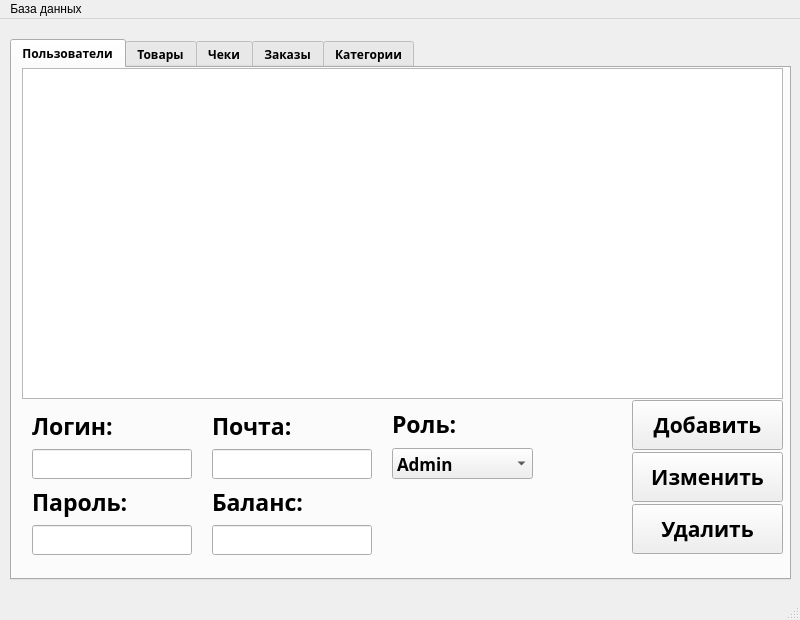
<?xml version="1.0" encoding="UTF-8"?>
<ui version="4.0">
 <class>MainWindow</class>
 <widget class="QMainWindow" name="MainWindow">
  <property name="geometry">
   <rect>
    <x>0</x>
    <y>0</y>
    <width>800</width>
    <height>620</height>
   </rect>
  </property>
  <property name="windowTitle">
   <string>MainWindow</string>
  </property>
  <widget class="QWidget" name="centralwidget">
   <widget class="QTabWidget" name="tabWidget">
    <property name="geometry">
     <rect>
      <x>10</x>
      <y>20</y>
      <width>781</width>
      <height>541</height>
     </rect>
    </property>
    <property name="minimumSize">
     <size>
      <width>0</width>
      <height>50</height>
     </size>
    </property>
    <property name="font">
     <font>
      <family>Avenir</family>
      <weight>75</weight>
      <bold>true</bold>
     </font>
    </property>
    <property name="currentIndex">
     <number>0</number>
    </property>
    <widget class="QWidget" name="usersTab">
     <attribute name="title">
      <string>Пользователи</string>
     </attribute>
     <widget class="QTableWidget" name="tableWidget">
      <property name="geometry">
       <rect>
        <x>10</x>
        <y>0</y>
        <width>761</width>
        <height>331</height>
       </rect>
      </property>
      <property name="font">
       <font>
        <family>Avenir</family>
       </font>
      </property>
     </widget>
     <widget class="QWidget" name="verticalLayoutWidget">
      <property name="geometry">
       <rect>
        <x>620</x>
        <y>330</y>
        <width>151</width>
        <height>161</height>
       </rect>
      </property>
      <layout class="QVBoxLayout" name="verticalLayout">
       <property name="spacing">
        <number>0</number>
       </property>
       <item>
        <widget class="QPushButton" name="usersAddButton">
         <property name="minimumSize">
          <size>
           <width>0</width>
           <height>50</height>
          </size>
         </property>
         <property name="font">
          <font>
           <family>Avenir</family>
           <pointsize>16</pointsize>
           <weight>75</weight>
           <bold>true</bold>
          </font>
         </property>
         <property name="text">
          <string>Добавить</string>
         </property>
        </widget>
       </item>
       <item>
        <widget class="QPushButton" name="usersEditButton">
         <property name="minimumSize">
          <size>
           <width>0</width>
           <height>50</height>
          </size>
         </property>
         <property name="font">
          <font>
           <family>Avenir</family>
           <pointsize>16</pointsize>
           <weight>75</weight>
           <bold>true</bold>
          </font>
         </property>
         <property name="text">
          <string>Изменить</string>
         </property>
        </widget>
       </item>
       <item>
        <widget class="QPushButton" name="usersDeleteButton">
         <property name="minimumSize">
          <size>
           <width>0</width>
           <height>50</height>
          </size>
         </property>
         <property name="font">
          <font>
           <family>Avenir</family>
           <pointsize>16</pointsize>
           <weight>75</weight>
           <bold>true</bold>
          </font>
         </property>
         <property name="text">
          <string>Удалить</string>
         </property>
        </widget>
       </item>
      </layout>
     </widget>
     <widget class="QLabel" name="label_5">
      <property name="geometry">
       <rect>
        <x>380</x>
        <y>340</y>
        <width>91</width>
        <height>31</height>
       </rect>
      </property>
      <property name="font">
       <font>
        <family>Avenir</family>
        <pointsize>17</pointsize>
        <weight>75</weight>
        <bold>true</bold>
       </font>
      </property>
      <property name="text">
       <string>Роль:</string>
      </property>
     </widget>
     <widget class="QWidget" name="verticalLayoutWidget_6">
      <property name="geometry">
       <rect>
        <x>20</x>
        <y>340</y>
        <width>160</width>
        <height>147</height>
       </rect>
      </property>
      <layout class="QVBoxLayout" name="verticalLayout_5">
       <item>
        <widget class="QLabel" name="label">
         <property name="font">
          <font>
           <family>Avenir</family>
           <pointsize>17</pointsize>
           <weight>75</weight>
           <bold>true</bold>
          </font>
         </property>
         <property name="text">
          <string>Логин:</string>
         </property>
        </widget>
       </item>
       <item>
        <widget class="QLineEdit" name="userLoginLineEdit">
         <property name="minimumSize">
          <size>
           <width>0</width>
           <height>30</height>
          </size>
         </property>
        </widget>
       </item>
       <item>
        <widget class="QLabel" name="label_2">
         <property name="font">
          <font>
           <family>Avenir</family>
           <pointsize>17</pointsize>
           <weight>75</weight>
           <bold>true</bold>
          </font>
         </property>
         <property name="text">
          <string>Пароль:</string>
         </property>
        </widget>
       </item>
       <item>
        <widget class="QLineEdit" name="userPasswordLineEdit">
         <property name="minimumSize">
          <size>
           <width>0</width>
           <height>30</height>
          </size>
         </property>
        </widget>
       </item>
      </layout>
     </widget>
     <widget class="QWidget" name="verticalLayoutWidget_7">
      <property name="geometry">
       <rect>
        <x>200</x>
        <y>340</y>
        <width>160</width>
        <height>147</height>
       </rect>
      </property>
      <layout class="QVBoxLayout" name="verticalLayout_7">
       <item>
        <widget class="QLabel" name="label_3">
         <property name="font">
          <font>
           <family>Avenir</family>
           <pointsize>17</pointsize>
           <weight>75</weight>
           <bold>true</bold>
          </font>
         </property>
         <property name="text">
          <string>Почта:</string>
         </property>
        </widget>
       </item>
       <item>
        <widget class="QLineEdit" name="userEmailLineEdit">
         <property name="minimumSize">
          <size>
           <width>0</width>
           <height>30</height>
          </size>
         </property>
        </widget>
       </item>
       <item>
        <widget class="QLabel" name="label_4">
         <property name="font">
          <font>
           <family>Avenir</family>
           <pointsize>17</pointsize>
           <weight>75</weight>
           <bold>true</bold>
          </font>
         </property>
         <property name="text">
          <string>Баланс:</string>
         </property>
        </widget>
       </item>
       <item>
        <widget class="QLineEdit" name="userBalanceLineEdit">
         <property name="minimumSize">
          <size>
           <width>0</width>
           <height>30</height>
          </size>
         </property>
        </widget>
       </item>
      </layout>
     </widget>
     <widget class="QComboBox" name="userRoleComboBox">
      <property name="geometry">
       <rect>
        <x>380</x>
        <y>380</y>
        <width>141</width>
        <height>31</height>
       </rect>
      </property>
      <property name="minimumSize">
       <size>
        <width>0</width>
        <height>29</height>
       </size>
      </property>
      <property name="font">
       <font>
        <pointsize>13</pointsize>
       </font>
      </property>
      <item>
       <property name="text">
        <string>Admin</string>
       </property>
      </item>
      <item>
       <property name="text">
        <string>User</string>
       </property>
      </item>
     </widget>
    </widget>
    <widget class="QWidget" name="productsTab">
     <attribute name="title">
      <string>Товары</string>
     </attribute>
     <widget class="QTableWidget" name="tableWidget_2">
      <property name="geometry">
       <rect>
        <x>10</x>
        <y>0</y>
        <width>761</width>
        <height>331</height>
       </rect>
      </property>
     </widget>
     <widget class="QWidget" name="verticalLayoutWidget_2">
      <property name="geometry">
       <rect>
        <x>620</x>
        <y>330</y>
        <width>151</width>
        <height>161</height>
       </rect>
      </property>
      <layout class="QVBoxLayout" name="verticalLayout_2">
       <property name="spacing">
        <number>0</number>
       </property>
       <item>
        <widget class="QPushButton" name="productsAddButton">
         <property name="minimumSize">
          <size>
           <width>0</width>
           <height>50</height>
          </size>
         </property>
         <property name="font">
          <font>
           <family>Avenir</family>
           <pointsize>16</pointsize>
           <weight>75</weight>
           <bold>true</bold>
          </font>
         </property>
         <property name="text">
          <string>Добавить</string>
         </property>
        </widget>
       </item>
       <item>
        <widget class="QPushButton" name="productsEditButton">
         <property name="minimumSize">
          <size>
           <width>0</width>
           <height>50</height>
          </size>
         </property>
         <property name="font">
          <font>
           <family>Avenir</family>
           <pointsize>16</pointsize>
           <weight>75</weight>
           <bold>true</bold>
          </font>
         </property>
         <property name="text">
          <string>Изменить</string>
         </property>
        </widget>
       </item>
       <item>
        <widget class="QPushButton" name="productsDeleteButton">
         <property name="minimumSize">
          <size>
           <width>0</width>
           <height>50</height>
          </size>
         </property>
         <property name="font">
          <font>
           <family>Avenir</family>
           <pointsize>16</pointsize>
           <weight>75</weight>
           <bold>true</bold>
          </font>
         </property>
         <property name="text">
          <string>Удалить</string>
         </property>
        </widget>
       </item>
      </layout>
     </widget>
    </widget>
    <widget class="QWidget" name="checksTab">
     <attribute name="title">
      <string>Чеки</string>
     </attribute>
     <widget class="QTableWidget" name="checksTableWidget">
      <property name="geometry">
       <rect>
        <x>10</x>
        <y>0</y>
        <width>761</width>
        <height>331</height>
       </rect>
      </property>
      <property name="font">
       <font>
        <family>Avenir</family>
       </font>
      </property>
     </widget>
     <widget class="QWidget" name="verticalLayoutWidget_3">
      <property name="geometry">
       <rect>
        <x>620</x>
        <y>330</y>
        <width>151</width>
        <height>161</height>
       </rect>
      </property>
      <layout class="QVBoxLayout" name="verticalLayout_3">
       <property name="spacing">
        <number>0</number>
       </property>
       <item>
        <widget class="QPushButton" name="checksAddButton">
         <property name="minimumSize">
          <size>
           <width>0</width>
           <height>50</height>
          </size>
         </property>
         <property name="font">
          <font>
           <family>Avenir</family>
           <pointsize>16</pointsize>
           <weight>75</weight>
           <bold>true</bold>
          </font>
         </property>
         <property name="text">
          <string>Добавить</string>
         </property>
        </widget>
       </item>
       <item>
        <widget class="QPushButton" name="checksEditButton">
         <property name="minimumSize">
          <size>
           <width>0</width>
           <height>50</height>
          </size>
         </property>
         <property name="font">
          <font>
           <family>Avenir</family>
           <pointsize>16</pointsize>
           <weight>75</weight>
           <bold>true</bold>
          </font>
         </property>
         <property name="text">
          <string>Изменить</string>
         </property>
        </widget>
       </item>
       <item>
        <widget class="QPushButton" name="checksDeleteButton">
         <property name="minimumSize">
          <size>
           <width>0</width>
           <height>50</height>
          </size>
         </property>
         <property name="font">
          <font>
           <family>Avenir</family>
           <pointsize>16</pointsize>
           <weight>75</weight>
           <bold>true</bold>
          </font>
         </property>
         <property name="text">
          <string>Удалить</string>
         </property>
        </widget>
       </item>
      </layout>
     </widget>
    </widget>
    <widget class="QWidget" name="ordersTab">
     <attribute name="title">
      <string>Заказы</string>
     </attribute>
     <widget class="QTableWidget" name="ordersTableWidget">
      <property name="geometry">
       <rect>
        <x>10</x>
        <y>0</y>
        <width>761</width>
        <height>331</height>
       </rect>
      </property>
      <property name="font">
       <font>
        <family>Avenir</family>
       </font>
      </property>
     </widget>
     <widget class="QWidget" name="verticalLayoutWidget_4">
      <property name="geometry">
       <rect>
        <x>620</x>
        <y>330</y>
        <width>151</width>
        <height>161</height>
       </rect>
      </property>
      <layout class="QVBoxLayout" name="verticalLayout_4">
       <property name="spacing">
        <number>0</number>
       </property>
       <item>
        <widget class="QPushButton" name="ordersAddButton">
         <property name="minimumSize">
          <size>
           <width>0</width>
           <height>50</height>
          </size>
         </property>
         <property name="font">
          <font>
           <family>Avenir</family>
           <pointsize>16</pointsize>
           <weight>75</weight>
           <bold>true</bold>
          </font>
         </property>
         <property name="text">
          <string>Добавить</string>
         </property>
        </widget>
       </item>
       <item>
        <widget class="QPushButton" name="ordersEditButton">
         <property name="minimumSize">
          <size>
           <width>0</width>
           <height>50</height>
          </size>
         </property>
         <property name="font">
          <font>
           <family>Avenir</family>
           <pointsize>16</pointsize>
           <weight>75</weight>
           <bold>true</bold>
          </font>
         </property>
         <property name="text">
          <string>Изменить</string>
         </property>
        </widget>
       </item>
       <item>
        <widget class="QPushButton" name="ordersDeleteButton">
         <property name="minimumSize">
          <size>
           <width>0</width>
           <height>50</height>
          </size>
         </property>
         <property name="font">
          <font>
           <family>Avenir</family>
           <pointsize>16</pointsize>
           <weight>75</weight>
           <bold>true</bold>
          </font>
         </property>
         <property name="text">
          <string>Удалить</string>
         </property>
        </widget>
       </item>
      </layout>
     </widget>
    </widget>
    <widget class="QWidget" name="categorysTab">
     <attribute name="title">
      <string>Категории</string>
     </attribute>
     <widget class="QTableWidget" name="categorysTableWidget">
      <property name="geometry">
       <rect>
        <x>10</x>
        <y>0</y>
        <width>761</width>
        <height>331</height>
       </rect>
      </property>
      <property name="font">
       <font>
        <family>Avenir</family>
       </font>
      </property>
     </widget>
     <widget class="QWidget" name="verticalLayoutWidget_5">
      <property name="geometry">
       <rect>
        <x>620</x>
        <y>330</y>
        <width>151</width>
        <height>161</height>
       </rect>
      </property>
      <layout class="QVBoxLayout" name="verticalLayout_6">
       <property name="spacing">
        <number>0</number>
       </property>
       <item>
        <widget class="QPushButton" name="categorysAddButton">
         <property name="minimumSize">
          <size>
           <width>0</width>
           <height>50</height>
          </size>
         </property>
         <property name="font">
          <font>
           <family>Avenir</family>
           <pointsize>16</pointsize>
           <weight>75</weight>
           <bold>true</bold>
          </font>
         </property>
         <property name="text">
          <string>Добавить</string>
         </property>
        </widget>
       </item>
       <item>
        <widget class="QPushButton" name="categorysEditButton">
         <property name="minimumSize">
          <size>
           <width>0</width>
           <height>50</height>
          </size>
         </property>
         <property name="font">
          <font>
           <family>Avenir</family>
           <pointsize>16</pointsize>
           <weight>75</weight>
           <bold>true</bold>
          </font>
         </property>
         <property name="text">
          <string>Изменить</string>
         </property>
        </widget>
       </item>
       <item>
        <widget class="QPushButton" name="categorysDeleteButton">
         <property name="minimumSize">
          <size>
           <width>0</width>
           <height>50</height>
          </size>
         </property>
         <property name="font">
          <font>
           <family>Avenir</family>
           <pointsize>16</pointsize>
           <weight>75</weight>
           <bold>true</bold>
          </font>
         </property>
         <property name="text">
          <string>Удалить</string>
         </property>
        </widget>
       </item>
      </layout>
     </widget>
    </widget>
   </widget>
  </widget>
  <widget class="QMenuBar" name="menubar">
   <property name="geometry">
    <rect>
     <x>0</x>
     <y>0</y>
     <width>800</width>
     <height>24</height>
    </rect>
   </property>
   <widget class="QMenu" name="menu">
    <property name="title">
     <string>База данных</string>
    </property>
    <addaction name="actionBackup"/>
    <addaction name="actionRestore"/>
    <addaction name="separator"/>
    <addaction name="action_2"/>
   </widget>
   <addaction name="menu"/>
  </widget>
  <widget class="QStatusBar" name="statusbar"/>
  <action name="actionBackup">
   <property name="text">
    <string>Backup</string>
   </property>
  </action>
  <action name="actionRestore">
   <property name="text">
    <string>Restore</string>
   </property>
  </action>
  <action name="action_2">
   <property name="text">
    <string>Выйти</string>
   </property>
  </action>
 </widget>
 <resources/>
 <connections/>
</ui>
